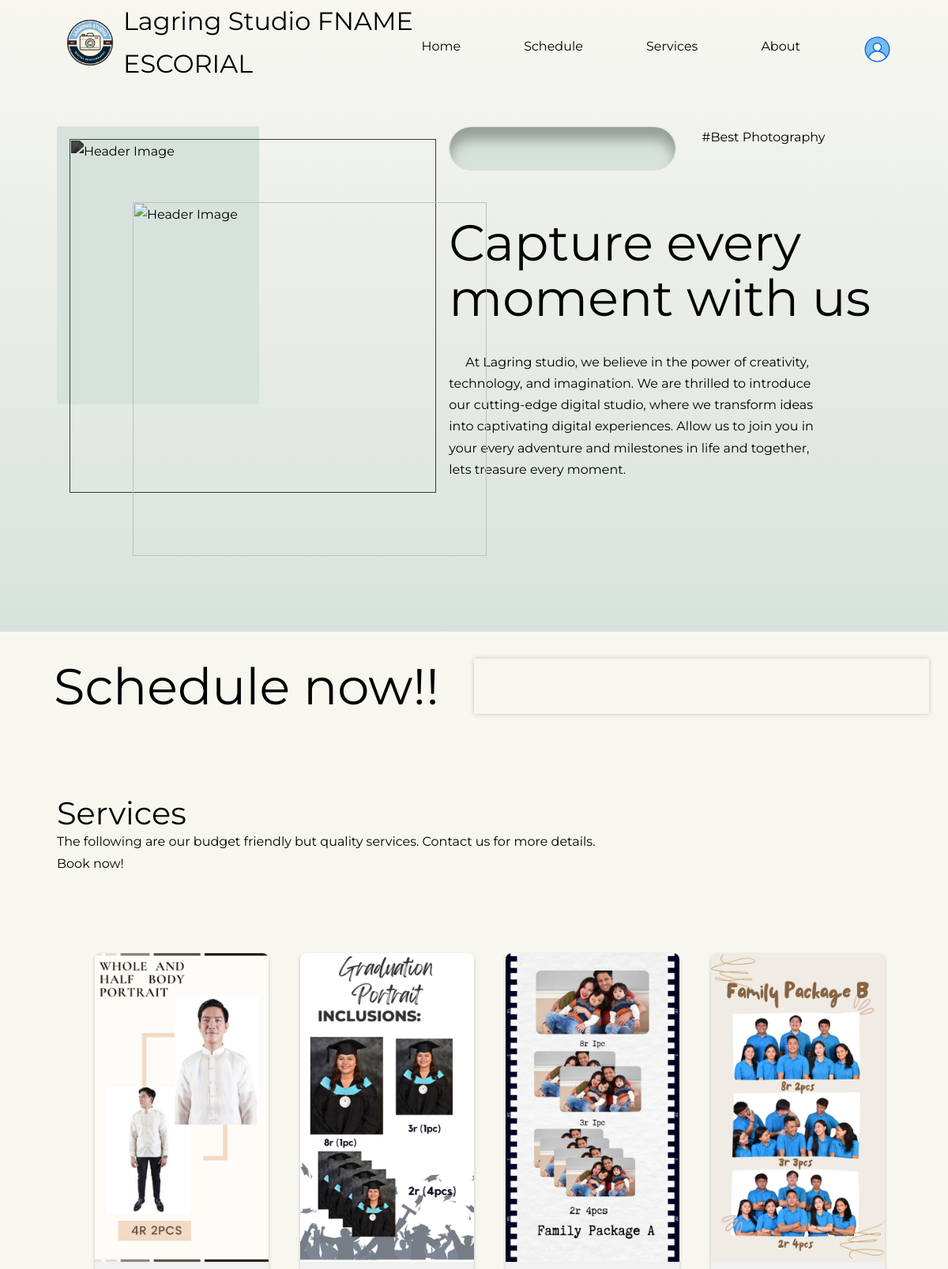
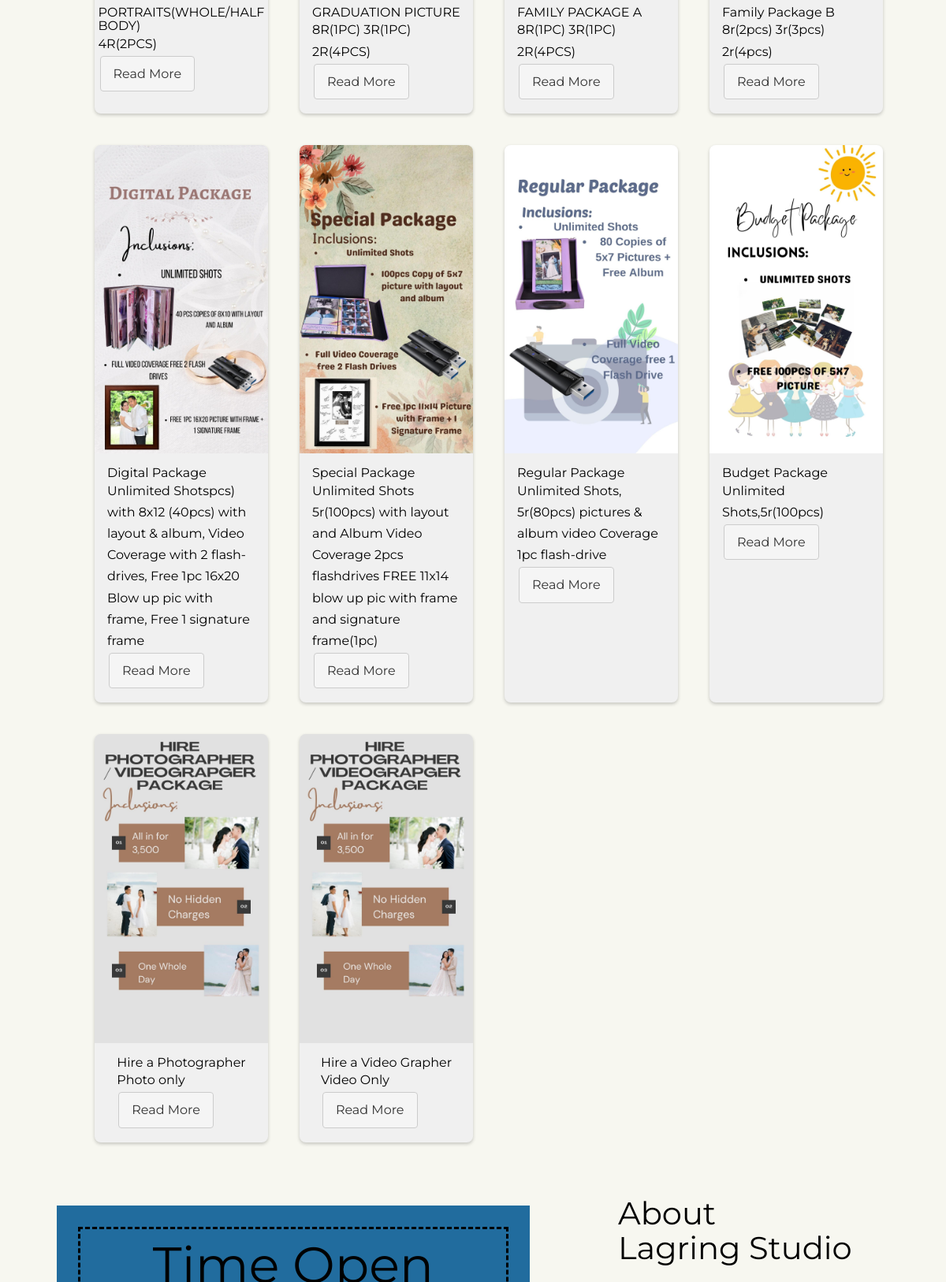
Page /user/user.php (signed in, upper part) on the committed database (2 pictures, top to bottom).
### tables this page shows
CREATE TABLE IF NOT EXISTS `users` (
  `user_id` int NOT NULL AUTO_INCREMENT,
  `firstname` varchar(200) NOT NULL,
  `middlename` varchar(200) NOT NULL,
  `surname` varchar(200) NOT NULL,
  `registration_date` datetime NOT NULL DEFAULT CURRENT_TIMESTAMP,
  `contact` bigint NOT NULL,
  `email` varchar(200) NOT NULL,
  `password` varchar(200) NOT NULL,
  `role` varchar(200) NOT NULL,
  PRIMARY KEY (`user_id`)
);

CREATE TABLE IF NOT EXISTS `website` (
  `website_content_id` int NOT NULL AUTO_INCREMENT,
  `heading_title` varchar(200) NOT NULL,
  `heading_paragraph` varchar(500) NOT NULL,
  `contact` bigint NOT NULL,
  `email` varchar(100) NOT NULL,
  `services_paragraph` varchar(200) NOT NULL,
  `about_paragraph` varchar(1000) NOT NULL,
  `heading_image` varchar(100) NOT NULL,
  PRIMARY KEY (`website_content_id`)
);

CREATE TABLE IF NOT EXISTS `services` (
  `service_id` int NOT NULL AUTO_INCREMENT,
  `service_name` varchar(250) NOT NULL,
  `service_image` varchar(255) NOT NULL,
  `service_description` varchar(500) NOT NULL,
  `service_type` varchar(200) NOT NULL,
  `service_price` int DEFAULT NULL,
  `service_date_added` datetime NOT NULL DEFAULT CURRENT_TIMESTAMP,
  `archived_flag` int NOT NULL DEFAULT '1',
  PRIMARY KEY (`service_id`)
);

### user/session.php (called while the page is built, shortened)
<?php
    require_once('../database.php');
    if (isset($_SESSION['user'])) {
            $user = $_SESSION['user'];
            $id = $user->user_id;
            $query = $connection->prepare("SELECT * FROM users WHERE user_id = ?");
            $query->bind_param("i", $id);
            $query->execute();
            $queryResult = $query->get_result();
            $row = $queryResult->fetch_assoc();
                if($row)
                {
                    $fullname =  strtoupper($row['firstname'].' '.$row['surname']);
                }
    } else {
        header('Location: ../logoutmodule/logout.php');
    }
?>

### user/user.php (the view, shortened to what this page needs)
<?php require_once('session.php');
 include 'calendarSubmit.php'; ?>
<DOCTYPE html>
<html lang="en">
<head>
    <link rel="stylesheet" href="https://unicons.iconscout.com/release/v4.0.0/css/line.css">
    <link rel="stylesheet" href="https://cdn.jsdelivr.net/npm/swiper@11/swiper-bundle.min.css" />
    <link rel="stylesheet" href="../assets/css/personalinfo.css"/>
    <link rel="stylesheet" href="../assets/js/calendar.global.min.js" />
    <link rel="stylesheet" href="../assets/global/css/table.css">
    <link rel="stylesheet" href="../assets/global/css/global.css">
    <link rel="stylesheet" href="../assets/css/style.css">
    <link rel="stylesheet" href="../assets/css/login.css">
</head>
<body>
    <nav>
    <div class="container nav__container">
        <a href="index.html" class="nav__logo"><img src="../assets/images/logo.png" alt="Nav Logo"></a>
        <span class="nav__title">Lagring Studio <?php echo $fullname ?></span>
        <ul class="nav__links">
            <li><a href="#">Home</a></li>
            <li><a href="#schedule">Schedule</a></li>
            <li><a href="#services">Services</a></li>
            <li><a href="#about">About</a></li>
                <li class = "personal-info">
                    </li>
    </div>
    </nav>
    <?php
            $sql = "SELECT heading_title, heading_paragraph, services_paragraph, contact, email, about_paragraph FROM website";
            $result = $connection->query($sql);
            if ($result->num_rows > 0) {
                $row = $result->fetch_assoc();
                $headingTitle = $row['heading_title'];
                $headingParagraph = $row['heading_paragraph'];
                $servicesParagraph = $row['services_paragraph'];
            }
            ?>
    <header>
        <div class="container header__container">
            <div class="header__left">
                <div class="header__image-lg">
                </div>
                <div class="header__image-sm">
                    <img src="../assets/images/samplepic.JPG" alt="Header Image">
                </div>
            </div>
            <div class="header__right">
                <div class="header__head">
                    <div class="empty header__empty"></div>
                    <a class="header__tag">#Best Photography</a>
                </div>
                <h1><?php echo $headingTitle;?></h1>
                <p>
                &nbsp;&nbsp;&nbsp;&nbsp;<?php echo $headingParagraph; ?>
                </p>
        </div>
    </header>
    <section id="schedule">
        <div class="row m-4 p-4">
            <div class="col-sm-6 justify-content-center align-items-center">
            <h1>Schedule now!!</h1>
            </div>
            <div class="col-sm-6  p-3 shadow">
            </div>
        </div>
        </section>
        <section id="services">
    <div class="container services__container">
        <h2 class="services__title">Services</h2>
        <div class="services__head">
            <p><?php echo $servicesParagraph; ?></p>
        </div>
    </div>
</section>
                <?php
                $sql = mysqli_query($connection, "SELECT * FROM services WHERE archived_flag = 1") or die(mysqli_error($connection));
                ?>
                <div class="card__container justify-content-left">
                    <?php
                   while ($row = mysqli_fetch_array($sql)) {
                    ?>
                        <div class="card__index">
                            <img src="../assets/global/services_images/<?php echo $row['service_image']; ?>" alt="">
                            <div class="card__content p-3">
                                <h3><?php echo $row['service_name']; ?></h3>
                                <p><?php echo $row['service_description']; ?></p>
                                <a href="" class="Btn">Read More</a>
                            </div>
                        </div>
                    <?php } ?>
                </div>
<section id="about">
    <div class="container about__container">
        <div class="about__left">
                <div class="containerb">
                <div class="container-time">
                    <h1 class="heading-days">Time Open</h1>
                </div>
            </div>
    </div>
    <div class="about__right">
        <h2 class="about__title">About <br/> Lagring Studio</h2>
    </div>
    </div>
</section>
</body>
</html>

### assets/css/personalinfo.css (style rules this page uses)
.personal-info { list-style-type: none; position: relative; padding: 0.625rem 0 0.5rem; }
.profile { margin-top: -10px; height: 35px; width: auto; cursor: pointer; }

### assets/global/css/global.css (style rules this page uses)
.shadow { box-shadow: 0 0 6px rgba(0, 0, 0, 0.2); }
.m-4 { margin: 1.5rem; }
.p-3 { padding: 1rem; }
.p-4 { padding: 1.5rem; }
.btn { display: inline-block; padding: 0.5em 1em; margin: 2px 2px 2px 2px; border: 1px solid #ccc; border-radius: 4px; background-color: #f5f5f5; color: #333; font-size: 16px; text-align: center; text-decoration: none; cursor: pointer; transition: background-color 0.3s ease; }
* { margin: 0; padding: 0; box-sizing: border-box; }
.row { display: flex; justify-content: center; flex-wrap: wrap; margin: 10px 0 10px 0; }
.col-sm-6 { flex: 0 0 50%; max-width: 50%; }
.justify-content-left { display: flex; justify-content: left !important; }
.justify-content-center { display: flex; justify-content: center !important; }
.align-items-center { display: flex; align-items: center; }

### assets/css/style.css (style rules this page uses)
:root { --color-primary: #000; --color-primary: #000; --color-primary-variant: #000; --color-bg-1:#D8E2DC; --color-bg-2:#D8E2DC; --color-bg-3:#F7F7F0; --color-bg-4:#D8E2DC; --color-bg-5:#216c9e; --color-light: #000; --color-white:hsl(0, 0%, 0%); --container-witdh-lg:88%; --container-witdh-md: 92%; --transition: all 400ms ease; }
* { margin:0; padding: 0; border: 0; outline:0; list-style: none; text-decoration: none; box-sizing: border-box; }
html { scroll-behavior: smooth; }
body { font-family: 'Montserrat'; background: var(--color-bg-3); color: var(--color-light); line-height: 1.7; }
h1, h2, h3 { line-height: 1.1; font-weight: 400; }
h1 { font-size:4rem; color: var(--color-white); }
h2 { font-size: 2.5rem; }
h3 { font-size: 1rem; }
a { color: var(--color-light); transition: var(--transition); }
.container { width: var(--container-witdh-lg); margin: 0 auto; max-width: 2600px; }
img { display:block; object-fit: cover; width: 100%; }
nav { height: 6rem; width: 100vw; display: grid; place-items: center; position: fixed; top: 0; left: 0; z-index: 99; }
.nav__container { height: 100%; display: flex; justify-content: space-around; align-items: center; }
.nav__logo { width: 7.5rem; }
.nav__title { font-size: 2rem; }
.nav__links { margin-top: 2rem; display: inline-flex; gap: 5rem; }
header { max-width: 100vw; height: 100vh; position: relative; top: 0; background: linear-gradient(var(--color-bg-3), var(--color-bg-1)); overflow: hidden; }
.header__container { display: grid; grid-template-columns: 43% 53%; gap: 4%; margin-top: 10rem; position: relative; }
.header__image-lg { width: 29rem; position: relative; top: 1rem; left: 1rem; filter: saturate(0) brightness(0.3); transition: var(--transition); }
.header__image-sm { width: 28rem; height: 28rem; overflow: hidden; position: absolute; left: 6rem; top: 6rem; transition: var(--transition); }
.containerb { background-color: #fafafa; max-width: 600px; margin: 0px auto; box-shadow: 10px 15px 20px rgba(0, 0, 0, .1); display: flex; flex-direction: column; line-height: 2; }
.container-time { background-color: var(--color-bg-5); width: 100%; padding: 40px 120px; outline: 3px dashed var(--color-primary-variant); outline-offset: -30px; text-align: center; margin-top: -100px; }
.header__head { display: flex; gap: 2rem; align-items: flex-start; }
.empty { height: 3.5rem; width: 18rem; background: var(--color-bg-2); border-radius: calc(3.5rem / 2); margin-bottom: 3.5rem; box-shadow: inset 0 1rem 1rem rgba(0,0,0,0.3); border: 1px solid var(--color-bg-4); }
.header__tag { color: var(--color-primary-variant); }
.header__right p { margin-top: 2rem; width: 85%; }
#about { margin-top: 10rem; }
.about__container { display: grid; grid-template-columns: 1fr 1fr; gap: 2rem; position: relative; }
.about__title { position: absolute; top: -7rem; z-index: 1; }
.about__right { margin-left: 5rem; }
#services { margin-top: 5rem; margin-bottom: 5rem; }
.services__container { position: relative; }
.services__head { display: grid; grid-template-columns: auto 10rem; justify-content: space-between; align-items: center; }
.services__head > p { width: 45rem; }
.card__container { display: flex; justify-content: center; flex-wrap: wrap; margin: 10px 15px 15px 100px; }
.card__index { width: 220px; background-color: #f0f0f0; border-radius: 8px; overflow: hidden; box-shadow: 0px 2px 4px rgba(0, 0, 0, 0.2); margin: 20px; display: flex; flex-direction: column; justify-content: none; align-items: center; }
.card__index img { width: 100%; height: auto; }

### rows in the picture
users: fullname "FNAME ESCORIAL"
website: heading_title "Capture every moment with us", heading_paragraph "At Lagring studio, we believe in the power of creativity, technology, and imagination. We are thrilled to introduce our cutting-edge digital studio, where we transform ideas into captivating digital experiences. Allow us to join you in your every adventure and milestones in life and together, lets treasure every moment.", services_paragraph "The following are our budget friendly but quality services. Contact us for more details. Book now!"
services: service_image (picture), service_name "PORTRAITS(WHOLE/HALF BODY)", service_description "4R(2PCS)"
services: service_image (picture), service_name "GRADUATION PICTURE", service_description "8R(1PC) 3R(1PC) 2R(4PCS)"
services: service_image (picture), service_name "FAMILY PACKAGE A", service_description "8R(1PC) 3R(1PC) 2R(4PCS)"
services: service_image (picture), service_name "Family Package B", service_description "8r(2pcs) 3r(3pcs) 2r(4pcs)"
services: service_image (picture), service_name "Digital Package", service_description "Unlimited Shotspcs) with 8x12 (40pcs) with layout & album, Video Coverage with 2 flash-drives, Free 1pc 16x20 Blow up pic with frame, Free 1 signature frame"
services: service_image (picture), service_name "Special Package", service_description "Unlimited Shots 5r(100pcs) with layout and Album Video Coverage 2pcs flashdrives FREE 11x14 blow up pic with frame and signature frame(1pc)"
services: service_image (picture), service_name "Regular Package", service_description "Unlimited Shots, 5r(80pcs) pictures & album video Coverage 1pc flash-drive"
services: service_image (picture), service_name "Budget Package", service_description "Unlimited Shots,5r(100pcs)"
services: service_image (picture), service_name "Hire a Photographer", service_description "Photo only"
services: service_image (picture), service_name "Hire a Video Grapher", service_description "Video Only"
